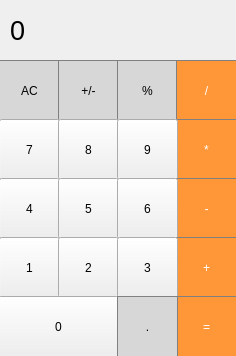
<?xml version="1.0" encoding="UTF-8"?>
<ui version="4.0">
 <class>MainWindow</class>
 <widget class="QMainWindow" name="MainWindow">
  <property name="geometry">
   <rect>
    <x>0</x>
    <y>0</y>
    <width>236</width>
    <height>356</height>
   </rect>
  </property>
  <property name="windowTitle">
   <string>MainWindow</string>
  </property>
  <widget class="QWidget" name="centralWidget">
   <widget class="QLabel" name="result_show">
    <property name="geometry">
     <rect>
      <x>10</x>
      <y>0</y>
      <width>231</width>
      <height>61</height>
     </rect>
    </property>
    <property name="font">
     <font>
      <pointsize>20</pointsize>
     </font>
    </property>
    <property name="styleSheet">
     <string notr="true">QLable
{
	qproperty-alignment: 'AlignVCenter | AlignRight';
	border-bottom: 1px solid gray;
}

background-color: white;</string>
    </property>
    <property name="text">
     <string>0</string>
    </property>
   </widget>
   <widget class="QPushButton" name="pushButton_clear">
    <property name="geometry">
     <rect>
      <x>-1</x>
      <y>60</y>
      <width>61</width>
      <height>61</height>
     </rect>
    </property>
    <property name="styleSheet">
     <string notr="true">QPushButton{
	background-color: rgb(215, 215, 215);
	border: 1px solid gray;
}
QPushButton:pressed{
	background-color: qlineargradient(x1: 0, y1:0, x2: 0, y2: 1,
									stop: 0 #BEBEBE, stop: 1 #D7D7D7);
}</string>
    </property>
    <property name="text">
     <string>AC</string>
    </property>
   </widget>
   <widget class="QPushButton" name="pushButton_sign">
    <property name="geometry">
     <rect>
      <x>58</x>
      <y>60</y>
      <width>61</width>
      <height>61</height>
     </rect>
    </property>
    <property name="styleSheet">
     <string notr="true">QPushButton{
	background-color: rgb(215, 215, 215);
	border: 1px solid gray;
}
QPushButton:pressed{
	background-color: qlineargradient(x1: 0, y1:0, x2: 0, y2: 1,
									stop: 0 #BEBEBE, stop: 1 #D7D7D7);
}</string>
    </property>
    <property name="text">
     <string>+/-</string>
    </property>
   </widget>
   <widget class="QPushButton" name="pushButton_mod">
    <property name="geometry">
     <rect>
      <x>117</x>
      <y>60</y>
      <width>61</width>
      <height>61</height>
     </rect>
    </property>
    <property name="styleSheet">
     <string notr="true">QPushButton{
	background-color: rgb(215, 215, 215);
	border: 1px solid gray;
}
QPushButton:pressed{
	background-color: qlineargradient(x1: 0, y1:0, x2: 0, y2: 1,
									stop: 0 #BEBEBE, stop: 1 #D7D7D7);
}</string>
    </property>
    <property name="text">
     <string>%</string>
    </property>
   </widget>
   <widget class="QPushButton" name="pushButton_div">
    <property name="geometry">
     <rect>
      <x>176</x>
      <y>60</y>
      <width>61</width>
      <height>61</height>
     </rect>
    </property>
    <property name="styleSheet">
     <string notr="true">QPushButton{
	background-color: rgb(255, 151, 57);
	color: white;
	border: 1px solid gray;
}

QPushButton:pressed {
	background-color: qlinegradient(x1:0,y1:0,x2:0,y2:1,
									stop: 0 #FF7832, stop: 1 #FF9739);
}</string>
    </property>
    <property name="text">
     <string>/</string>
    </property>
   </widget>
   <widget class="QPushButton" name="pushButton_7">
    <property name="geometry">
     <rect>
      <x>-1</x>
      <y>119</y>
      <width>61</width>
      <height>61</height>
     </rect>
    </property>
    <property name="text">
     <string>7</string>
    </property>
   </widget>
   <widget class="QPushButton" name="pushButton_mult">
    <property name="geometry">
     <rect>
      <x>176</x>
      <y>119</y>
      <width>61</width>
      <height>61</height>
     </rect>
    </property>
    <property name="styleSheet">
     <string notr="true">QPushButton{
	background-color: rgb(255, 151, 57);
	color: white;
	border: 1px solid gray;
}

QPushButton:pressed {
	background-color: qlinegradient(x1:0,y1:0,x2:0,y2:1,
									stop: 0 #FF7832, stop: 1 #FF9739);
}</string>
    </property>
    <property name="text">
     <string>*</string>
    </property>
   </widget>
   <widget class="QPushButton" name="pushButton_8">
    <property name="geometry">
     <rect>
      <x>58</x>
      <y>119</y>
      <width>61</width>
      <height>61</height>
     </rect>
    </property>
    <property name="text">
     <string>8</string>
    </property>
   </widget>
   <widget class="QPushButton" name="pushButton_9">
    <property name="geometry">
     <rect>
      <x>117</x>
      <y>119</y>
      <width>61</width>
      <height>61</height>
     </rect>
    </property>
    <property name="text">
     <string>9</string>
    </property>
   </widget>
   <widget class="QPushButton" name="pushButton_4">
    <property name="geometry">
     <rect>
      <x>-1</x>
      <y>178</y>
      <width>61</width>
      <height>61</height>
     </rect>
    </property>
    <property name="text">
     <string>4</string>
    </property>
   </widget>
   <widget class="QPushButton" name="pushButton_min">
    <property name="geometry">
     <rect>
      <x>176</x>
      <y>178</y>
      <width>61</width>
      <height>61</height>
     </rect>
    </property>
    <property name="styleSheet">
     <string notr="true">QPushButton{
	background-color: rgb(255, 151, 57);
	color: white;
	border: 1px solid gray;
}

QPushButton:pressed {
	background-color: qlinegradient(x1:0,y1:0,x2:0,y2:1,
									stop: 0 #FF7832, stop: 1 #FF9739);
}</string>
    </property>
    <property name="text">
     <string>-</string>
    </property>
   </widget>
   <widget class="QPushButton" name="pushButton_5">
    <property name="geometry">
     <rect>
      <x>58</x>
      <y>178</y>
      <width>61</width>
      <height>61</height>
     </rect>
    </property>
    <property name="text">
     <string>5</string>
    </property>
   </widget>
   <widget class="QPushButton" name="pushButton_6">
    <property name="geometry">
     <rect>
      <x>117</x>
      <y>178</y>
      <width>61</width>
      <height>61</height>
     </rect>
    </property>
    <property name="text">
     <string>6</string>
    </property>
   </widget>
   <widget class="QPushButton" name="pushButton_1">
    <property name="geometry">
     <rect>
      <x>-1</x>
      <y>237</y>
      <width>61</width>
      <height>61</height>
     </rect>
    </property>
    <property name="text">
     <string>1</string>
    </property>
   </widget>
   <widget class="QPushButton" name="pushButton_plus">
    <property name="geometry">
     <rect>
      <x>176</x>
      <y>237</y>
      <width>61</width>
      <height>61</height>
     </rect>
    </property>
    <property name="styleSheet">
     <string notr="true">QPushButton{
	background-color: rgb(255, 151, 57);
	color: white;
	border: 1px solid gray;
}

QPushButton:pressed {
	background-color: qlinegradient(x1:0,y1:0,x2:0,y2:1,
									stop: 0 #FF7832, stop: 1 #FF9739);
}</string>
    </property>
    <property name="text">
     <string>+</string>
    </property>
   </widget>
   <widget class="QPushButton" name="pushButton_2">
    <property name="geometry">
     <rect>
      <x>58</x>
      <y>237</y>
      <width>61</width>
      <height>61</height>
     </rect>
    </property>
    <property name="text">
     <string>2</string>
    </property>
   </widget>
   <widget class="QPushButton" name="pushButton_3">
    <property name="geometry">
     <rect>
      <x>117</x>
      <y>237</y>
      <width>61</width>
      <height>61</height>
     </rect>
    </property>
    <property name="text">
     <string>3</string>
    </property>
   </widget>
   <widget class="QPushButton" name="pushButton_0">
    <property name="geometry">
     <rect>
      <x>-2</x>
      <y>296</y>
      <width>121</width>
      <height>61</height>
     </rect>
    </property>
    <property name="text">
     <string>0</string>
    </property>
   </widget>
   <widget class="QPushButton" name="pushButton_eq">
    <property name="geometry">
     <rect>
      <x>176</x>
      <y>296</y>
      <width>61</width>
      <height>61</height>
     </rect>
    </property>
    <property name="styleSheet">
     <string notr="true">QPushButton{
	background-color: rgb(255, 151, 57);
	color: white;
	border: 1px solid gray;
}

QPushButton:pressed {
	background-color: qlinegradient(x1:0,y1:0,x2:0,y2:1,
									stop: 0 #FF7832, stop: 1 #FF9739);
}</string>
    </property>
    <property name="text">
     <string>=</string>
    </property>
   </widget>
   <widget class="QPushButton" name="pushButton_dot">
    <property name="geometry">
     <rect>
      <x>117</x>
      <y>296</y>
      <width>61</width>
      <height>61</height>
     </rect>
    </property>
    <property name="styleSheet">
     <string notr="true">QPushButton{
	background-color: rgb(215, 215, 215);
	border: 1px solid gray;
}
QPushButton:pressed{
	background-color: qlineargradient(x1: 0, y1:0, x2: 0, y2: 1,
									stop: 0 #BEBEBE, stop: 1 #D7D7D7);
}</string>
    </property>
    <property name="text">
     <string>.</string>
    </property>
   </widget>
  </widget>
 </widget>
 <layoutdefault spacing="6" margin="11"/>
 <resources/>
 <connections/>
</ui>
